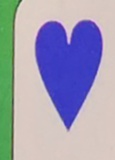
#> input picture IAPR-project/data/training/suite_raw_example.jpg, 115 x 160 px
$ jupyter execute --allow-errors Bayesian_classifier.ipynb
#> lines starting #> are read from the running program, lines starting #| are printed output that depends on the picture; after the words box and inside, x2 and y2 are one past the last pixel; in counts of white or black regions, pixels touching at a corner belong together
# Bayesian classifier
<a id='start'></a>

This note book obtains bayesian classifier for suite image from training set.

Firstly, the raw images with ground truth are segmented using the methods in main notebooks to crop suite images out. This step is supervised so that no missegmentation occurs.

Secondly, the fourier descriptors of suite countours are extracted. We use fourier descriptors as features because suite images are very simple shapes with few variations. According to different card colors, different fourier coefficient are representative for suites. Spade and club are similar in outer boundaries but different in details. So we take higher order fourier coefficeints. Heart and Diamond are different in outer boundaries as diamond is very sharp. We take lower order fourier coefficeints.

Thirdly, we assume a Gaussian destribution of fourier descriptor features and calculate the decision curve between classes. We will be using these decision curves in the main notebook for classifying suite images in test sets.

## Import dependencies

[cell 1]
import cv2
import matplotlib.pyplot as plt
import numpy as np
import csv
import sympy as sym
import math
import skimage
import skimage.morphology
import skimage.io

## Segmentation functions

The segmentation functions work the same as in main notebook to crop the suite image from raw photos. The performace of segmentation is checked to guarantee we get suite image for our training set.

[cell 2]
def clean_img(im):
    gray_im = cv2.cvtColor(im, cv2.COLOR_BGR2GRAY)
    #blur the image for thresholding
    blur_im = cv2.GaussianBlur(gray_im,(3,3),0)
    #adaptive threshold OTSU
    ret, thresh_im = cv2.threshold(blur_im,0,255,cv2.THRESH_BINARY+cv2.THRESH_OTSU)
    #foreground is darker than background, so an inversion here
    thresh_im = 255 - thresh_im
    return thresh_im

[cell 3]
rescale_factor = 0.25
disk1 = skimage.morphology.disk((int)(35*rescale_factor))
disk2 = skimage.morphology.disk((int)(13*rescale_factor))

[cell 4]
# [35 lines left out: function find_green_boxes, not called in this run]

[cell 5]
# [16 lines left out: function crop_suite_value_MNIST, not called in this run]

[cell 6]
# [177 lines left out: function segmentation, not called in this run]

## Suite feature extration

In this feature extraction function, we are extracting 2 fourier descriptors from cropped suite image.
The function completes two tasks.

Firstly, it applies a linear classifier to classify the average color of suite into red and black.
Secondly, depending on the result of color, it extracts 2 coefficients of fourier descriptors.

For better understanding of how this works please check session
[Understand the extracting of fourier descriptors](#section_test)

[cell 7]
# [46 lines left out: function get_fourier_descriptors, not called in this run]
    #2,3 for red set classification, diamond vs heart. Low frequency.
    #6,7 for black set classification, spade vs club. High frequency.

## Bayesian classifier

Functions for calculating decision plane given the train set with two classes.

[cell 8]
def discriminant_function(x, mu, cov, prob_class):
    """
    Function that compute the discriminant function g(x) of one class
    """
    inv_cov = np.linalg.inv(cov)
    g = -1.0*np.matmul(np.matmul(x-mu,inv_cov),(x-mu)) +  np.log(prob_class) \
        + np.log(1.0/((2*math.pi)**(mu.shape[0]/2.0) * np.linalg.det(cov)**(1/2)))
    return g
def Bayes_Classification(all_data):
    """
    Function that computes the analytical expression of the separation curve for the bayes classification under assumption
    of normal distributions.

    Parameters
    ----------
    all_data : list of numpy.ndarray
        All the data as a list where each element correspond to a 2d-array of the data of one class.

    Returns
    -------
    decision_boundary : list of sympy.core.add.Add
        Symbolique expression for x1 and x2, that expresses the boundary between two classes
    g: list of sympy.core.add.Add
        Symbolique expression for x1 and x2, that expresses the discriminant function of one class
    """
    # Compute mean, covariance and number of data of each class
    mu, cov, prob_class = [], [], []
    nb_classes = len(all_data)
    for data in all_data:
        mean = np.mean(data, axis=0)
        mu.append(mean)
        cov.append(1/(data.shape[0]-1)*np.matmul((data-mean).transpose(),(data-mean)))
        prob_class.append(data.shape[0])

    # Convert the nb of data of each class into its probability by diving by the total amout of data
    prob_class = np.array(prob_class)
    prob_class = prob_class/np.sum(prob_class)

    # Compute discriminant function
    g =  []
    x1 = sym.Symbol('x1', real=True)
    x2 = sym.Symbol('x2', real = True)
    for i in range(nb_classes):
        g_i = discriminant_function([x1,x2], mu[i], cov[i], prob_class[i])
        g_i = sym.expand(g_i)
        g.append(g_i)

    # Compute the decision hyperplane
    decision_boundary = []
    for i in range(nb_classes-1):
        for j in range(i+1, nb_classes):
            decision_boundary.append(g[i]-g[j])

    return decision_boundary, g

## Read raw images from training set and ground truth

Load train game photos and crop suite images to create train dataset with ground truth for Bayesian classifier.

[cell 9]
#read data from train set
game_img_raw = []
game_img_suit_raw = []
suit_ground_truth = []
#> (the rest of this cell did not finish here and is left out)

[cell 10]
#crop value, suit images and return dealer
suit_img_training = []
for i in range(len(game_img_raw)):
    cards, dealer = find_green_boxes(game_img_raw[i])
    _, _, _, _, _, suit_img, _, _ = segmentation(cards, dealer,game_img_raw[i])
    suit_img_training.append(suit_img[0])
    suit_img_training.append(suit_img[1])
    suit_img_training.append(suit_img[2])
    suit_img_training.append(suit_img[3])

[cell 11]
game_img_suit_fourier_1 = []
game_img_suit_fourier_2 = []
for im in suit_img_training:
    game_img_suit_fourier_1.append(get_fourier_descriptors(im)[0])
    game_img_suit_fourier_2.append(get_fourier_descriptors(im)[1])

[cell 12]
spade_training_set = []
diamond_training_set = []
club_training_set = []
heart_training_set = []
for i in range(len(suit_img_training)):
    if (suit_ground_truth[i]=='S'):
        spade_training_set.append([game_img_suit_fourier_1[i],game_img_suit_fourier_2[i]])
    if (suit_ground_truth[i]=='D'):
        diamond_training_set.append([game_img_suit_fourier_1[i],game_img_suit_fourier_2[i]])
    if (suit_ground_truth[i]=='C'):
        club_training_set.append([game_img_suit_fourier_1[i],game_img_suit_fourier_2[i]])
    if (suit_ground_truth[i]=='H'):
        heart_training_set.append([game_img_suit_fourier_1[i],game_img_suit_fourier_2[i]])

## Understand the extracting of fourier descriptors
<a id='section_test'></a>

Load test image. This is suite image cropped from game 1, turn 1, player 3

[cell 13]
im = cv2.imread('./data/training/suite_raw_example.jpg')
#> im is the input picture: shape (160, 115, 3); mean B, G, R 179.7, 158.4, 159.5

[cell 14]
plt.imshow(im)

For better results, we do preprocessing to remove blue & green contours due to imperfect cropping

Use range in HSV space to find mask of unwanted green

[cell 15]
hsv_fg = skimage.color.rgb2hsv(im)
#> hsv_fg: shape (160, 115, 3) float64; mean of channels 0, 1, 2 0.58, 0.299, 0.789
hsv_fg = skimage.img_as_ubyte(hsv_fg)
#> hsv_fg: shape (160, 115, 3); mean of channels 0, 1, 2 147.9, 76.1, 201.3
green_mask = cv2.inRange(hsv_fg, (45,30,30), (115, 255,255))
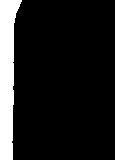
#> green_mask: shape (160, 115); 12.3% white; 1 white region, box (x1, y1, x2, y2) and area: (0, 0, 22, 160) 2265
blue_mask = cv2.inRange(hsv_fg, (115,125,125), (150, 255,255))
#> blue_mask: shape (160, 115); every value is 0
bg_mask = cv2.bitwise_or(green_mask,blue_mask)
plt.imshow(bg_mask,cmap='gray')

Crop unwanted green off image

[cell 16]
open_mask = cv2.morphologyEx(bg_mask, cv2.MORPH_OPEN, cv2.getStructuringElement(cv2.MORPH_ELLIPSE,(5,5)))
open_mask_inv = cv2.bitwise_not(open_mask)
#keep foreground with inverse of mask
img_fg = cv2.bitwise_and(im,im,mask = open_mask_inv)
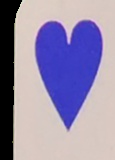
#> img_fg: shape (160, 115, 3); mean B, G, R 169.4, 139, 149.1
img_empty = np.ones_like(img_fg)*255
#set background to empty
img_bg = cv2.bitwise_and(img_empty,img_empty,mask = open_mask)
#> img_empty: shape (160, 115, 3); every value is 255
img_fgbg = cv2.add(img_fg,img_bg)
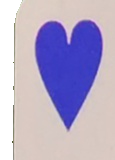
#> img_fgbg: shape (160, 115, 3); mean B, G, R 200.8, 170.4, 180.5
plt.imshow(img_fgbg)

Clean and threshold image

[cell 17]
thresh_im = clean_img(img_fgbg)
#> in clean_img, `gray_im = cv2.cvtColor(im, cv2.COLOR_BGR2GRAY)`:
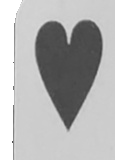
#> gray_im: shape (160, 115); min 61, max 255, mean 176.9
#> in clean_img, `ret, thresh_im = cv2.threshold(blur_im,0,255,cv2.THRESH_BINARY+cv2.THR..`:
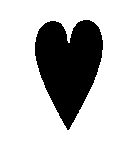
#> thresh_im: shape (160, 115); 73.6% white; 1 black region, box (x1, y1, x2, y2) and area: (35, 20, 103, 130) 4863
#> in clean_img, `ret, thresh_im = cv2.threshold(blur_im,0,255,cv2.THRESH_BINARY+cv2.THR..`: ret = 145
#> in clean_img, `thresh_im = 255 - thresh_im`: thresh_im: shape (160, 115); 26.4% white; 1 white region
plt.imshow(thresh_im,cmap = 'gray')

Find the biggest contour, which is the contour of suite shape. Use this contour area as a mask.

[cell 18]
contour = cv2.findContours(thresh_im,cv2.RETR_EXTERNAL,cv2.CHAIN_APPROX_NONE)[0]
#> contour = 1 contour; box (x1, y1, x2, y2) and area: (35, 20, 103, 130) 4719
contour = sorted(contour, key=cv2.contourArea,reverse=True)
contour_array = contour[0][:, 0, :]
#> contour_array = 286 pairs, first value 35 to 102, second value 20 to 129
color_mask = np.zeros_like(thresh_im)
cv2.drawContours(color_mask, contour, 0, (255,255,255), -1)
plt.imshow(color_mask,cmap = 'gray')

[cell 19]
red = cv2.mean(im, mask=color_mask)[2]
#> red = 67.26
print(f'average red value of suite image is {255 - red:.2f}')
#| average red value of suite image is 187.74

We used cv2.CHAIN_APPROX_NONE in finding coontours. So we keep all contour points. Save contours as complex sigmal and do FFT and normalize.

[cell 20]
contours_complex = np.empty(contour_array.shape[:-1], dtype=complex)
contours_complex.real = contour_array[:, 0]
contours_complex.imag = contour_array[:, 1]
# Compute discrete Fourier Transform and get the amplitude
fourier_result = np.fft.fft(contours_complex)
fourier_norm = np.absolute(fourier_result)
fourier_norm = fourier_norm/fourier_norm[1]

From train set with labels it can be seen that the classes can be well seperated.

[cell 21]
xs = [x[0] for x in spade_training_set]
ys = [x[1] for x in spade_training_set]
plt.scatter(xs,ys,c='r')
xs = [x[0] for x in club_training_set]
ys = [x[1] for x in club_training_set]
plt.scatter(xs,ys,c='b')
plt.xlabel('Fourier coefficient 6')
plt.ylabel('Fourier coefficient 7')
plt.title('Club vs Spade in test set')
plt.legend(['Club','Spade'])
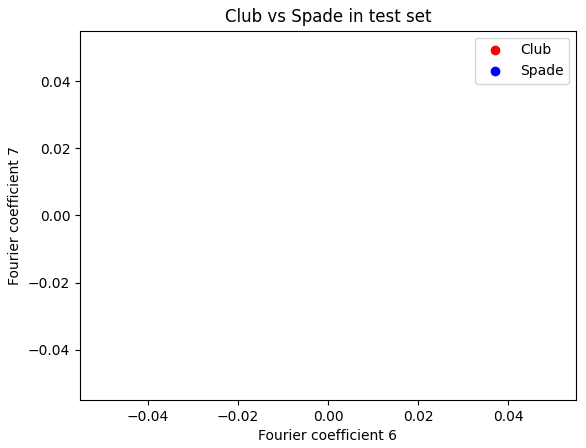
#> figure drawn by matplotlib, 1 panel

[cell 22]
xs = [x[0] for x in diamond_training_set]
ys = [x[1] for x in diamond_training_set]
plt.scatter(xs,ys,c='r')
xs = [x[0] for x in heart_training_set]
ys = [x[1] for x in heart_training_set]
plt.scatter(xs,ys,c='b')
plt.xlabel('Fourier coefficient 2')
plt.ylabel('Fourier coefficient 3')
plt.title('Heart vs Diamond in test set')
plt.legend(['Heart','Diamond'])

## Final decision curve of Bayesian classifier

We calculate and show decision plane as quadrics. The decision plane will then be used in main notebook.

[cell 23]
# Putting our data in a list such that it is compatible with the function input
black_data = [np.asarray(spade_training_set),np.asarray(club_training_set)]
red_data = [np.asarray(diamond_training_set),np.asarray(heart_training_set)]
# We can now obtain the expression by calling the previous defined function
#> (the rest of this cell did not finish here and is left out)
